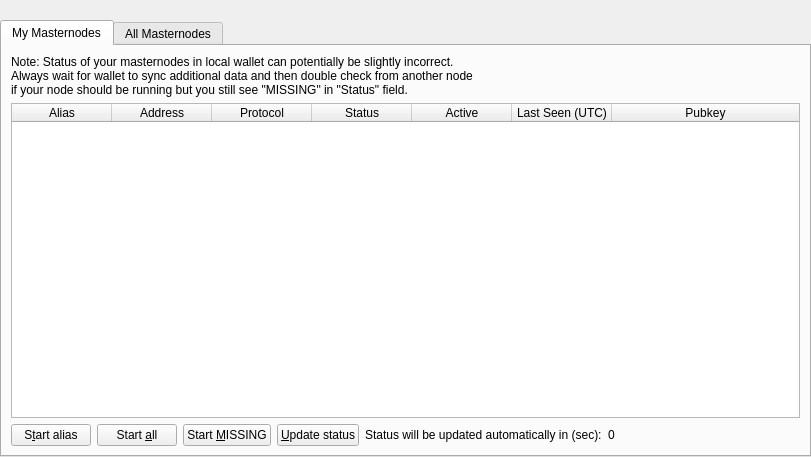
<?xml version="1.0" encoding="UTF-8"?>
<ui version="4.0">
 <class>MasternodeList</class>
 <widget class="QWidget" name="MasternodeList">
  <property name="geometry">
   <rect>
    <x>0</x>
    <y>0</y>
    <width>811</width>
    <height>457</height>
   </rect>
  </property>
  <property name="windowTitle">
   <string>Form</string>
  </property>
  <layout class="QVBoxLayout" name="topLayout">
   <property name="leftMargin">
    <number>0</number>
   </property>
   <property name="topMargin">
    <number>0</number>
   </property>
   <property name="rightMargin">
    <number>0</number>
   </property>
   <property name="bottomMargin">
    <number>0</number>
   </property>
   <item>
    <layout class="QVBoxLayout" name="verticalLayout">
     <property name="bottomMargin">
      <number>0</number>
     </property>
     <item>
      <spacer name="horizontalSpacer0">
       <property name="orientation">
        <enum>Qt::Horizontal</enum>
       </property>
       <property name="sizeHint" stdset="0">
        <size>
         <width>40</width>
         <height>20</height>
        </size>
       </property>
      </spacer>
     </item>
     <item>
      <widget class="QTabWidget" name="tabWidget">
       <property name="currentIndex">
        <number>0</number>
       </property>
       <widget class="QWidget" name="tabMyMasternodes">
        <attribute name="title">
         <string>My Masternodes</string>
        </attribute>
        <layout class="QGridLayout" name="gridLayout_2">
         <item row="0" column="0">
          <layout class="QVBoxLayout" name="verticalLayout_2">
           <property name="bottomMargin">
            <number>0</number>
           </property>
           <item>
            <layout class="QHBoxLayout" name="horizontalLayout_note">
             <property name="bottomMargin">
              <number>0</number>
             </property>
             <item>
              <widget class="QLabel" name="updateNote">
               <property name="text">
                <string>Note: Status of your masternodes in local wallet can potentially be slightly incorrect.&lt;br /&gt;Always wait for wallet to sync additional data and then double check from another node&lt;br /&gt;if your node should be running but you still see &quot;MISSING&quot; in &quot;Status&quot; field.</string>
               </property>
              </widget>
             </item>
            </layout>
           </item>
           <item>
            <widget class="QTableWidget" name="tableWidgetMyMasternodes">
             <property name="minimumSize">
              <size>
               <width>695</width>
               <height>0</height>
              </size>
             </property>
             <property name="palette">
              <palette>
               <active>
                <colorrole role="Text">
                 <brush brushstyle="SolidPattern">
                  <color alpha="255">
                   <red>51</red>
                   <green>51</green>
                   <blue>51</blue>
                  </color>
                 </brush>
                </colorrole>
               </active>
               <inactive>
                <colorrole role="Text">
                 <brush brushstyle="SolidPattern">
                  <color alpha="255">
                   <red>51</red>
                   <green>51</green>
                   <blue>51</blue>
                  </color>
                 </brush>
                </colorrole>
               </inactive>
               <disabled>
                <colorrole role="Text">
                 <brush brushstyle="SolidPattern">
                  <color alpha="255">
                   <red>85</red>
                   <green>85</green>
                   <blue>85</blue>
                  </color>
                 </brush>
                </colorrole>
               </disabled>
              </palette>
             </property>
             <property name="editTriggers">
              <set>QAbstractItemView::NoEditTriggers</set>
             </property>
             <property name="alternatingRowColors">
              <bool>true</bool>
             </property>
             <property name="selectionMode">
              <enum>QAbstractItemView::SingleSelection</enum>
             </property>
             <property name="selectionBehavior">
              <enum>QAbstractItemView::SelectRows</enum>
             </property>
             <property name="sortingEnabled">
              <bool>true</bool>
             </property>
             <attribute name="horizontalHeaderStretchLastSection">
              <bool>true</bool>
             </attribute>
             <column>
              <property name="text">
               <string>Alias</string>
              </property>
             </column>
             <column>
              <property name="text">
               <string>Address</string>
              </property>
             </column>
             <column>
              <property name="text">
               <string>Protocol</string>
              </property>
             </column>
             <column>
              <property name="text">
               <string>Status</string>
              </property>
             </column>
             <column>
              <property name="text">
               <string>Active</string>
              </property>
             </column>
             <column>
              <property name="text">
               <string>Last Seen (UTC)</string>
              </property>
             </column>
             <column>
              <property name="text">
               <string>Pubkey</string>
              </property>
             </column>
            </widget>
           </item>
           <item>
            <layout class="QHBoxLayout" name="horizontalLayout_5">
             <property name="bottomMargin">
              <number>0</number>
             </property>
             <item>
              <widget class="QPushButton" name="startButton">
               <property name="text">
                <string>S&amp;tart alias</string>
               </property>
              </widget>
             </item>
             <item>
              <widget class="QPushButton" name="startAllButton">
               <property name="text">
                <string>Start &amp;all</string>
               </property>
              </widget>
             </item>
             <item>
              <widget class="QPushButton" name="startMissingButton">
               <property name="text">
                <string>Start &amp;MISSING</string>
               </property>
              </widget>
             </item>
             <item>
              <widget class="QPushButton" name="UpdateButton">
               <property name="text">
                <string>&amp;Update status</string>
               </property>
              </widget>
             </item>
             <item>
              <widget class="QLabel" name="autoupdate_label">
               <property name="text">
                <string>Status will be updated automatically in (sec):</string>
               </property>
              </widget>
             </item>
             <item>
              <widget class="QLabel" name="secondsLabel">
               <property name="text">
                <string>0</string>
               </property>
              </widget>
             </item>
             <item>
              <spacer name="horizontalSpacer_5">
               <property name="orientation">
                <enum>Qt::Horizontal</enum>
               </property>
               <property name="sizeHint" stdset="0">
                <size>
                 <width>40</width>
                 <height>20</height>
                </size>
               </property>
              </spacer>
             </item>
            </layout>
           </item>
          </layout>
         </item>
        </layout>
       </widget>
       <widget class="QWidget" name="tabAllMasternodes">
        <attribute name="title">
         <string>All Masternodes</string>
        </attribute>
        <layout class="QGridLayout" name="gridLayout">
         <item row="1" column="0">
          <widget class="QTableWidget" name="tableWidgetMasternodes">
           <property name="palette">
            <palette>
             <active>
              <colorrole role="Text">
               <brush brushstyle="SolidPattern">
                <color alpha="255">
                 <red>51</red>
                 <green>51</green>
                 <blue>51</blue>
                </color>
               </brush>
              </colorrole>
             </active>
             <inactive>
              <colorrole role="Text">
               <brush brushstyle="SolidPattern">
                <color alpha="255">
                 <red>51</red>
                 <green>51</green>
                 <blue>51</blue>
                </color>
               </brush>
              </colorrole>
             </inactive>
             <disabled>
              <colorrole role="Text">
               <brush brushstyle="SolidPattern">
                <color alpha="255">
                 <red>85</red>
                 <green>85</green>
                 <blue>85</blue>
                </color>
               </brush>
              </colorrole>
             </disabled>
            </palette>
           </property>
           <property name="editTriggers">
            <set>QAbstractItemView::NoEditTriggers</set>
           </property>
           <property name="alternatingRowColors">
            <bool>true</bool>
           </property>
           <property name="selectionBehavior">
            <enum>QAbstractItemView::SelectRows</enum>
           </property>
           <property name="sortingEnabled">
            <bool>true</bool>
           </property>
           <attribute name="horizontalHeaderStretchLastSection">
            <bool>true</bool>
           </attribute>
           <column>
            <property name="text">
             <string>Address</string>
            </property>
           </column>
           <column>
            <property name="text">
             <string>Protocol</string>
            </property>
           </column>
           <column>
            <property name="text">
             <string>Status</string>
            </property>
           </column>
           <column>
            <property name="text">
             <string>Active</string>
            </property>
           </column>
           <column>
            <property name="text">
             <string>Last Seen (UTC)</string>
            </property>
           </column>
           <column>
            <property name="text">
             <string>Pubkey</string>
            </property>
           </column>
          </widget>
         </item>
         <item row="0" column="0">
          <layout class="QHBoxLayout" name="horizontalLayout_3">
           <property name="bottomMargin">
            <number>0</number>
           </property>
           <item>
            <widget class="QLabel" name="label_filter">
             <property name="text">
              <string>Filter List:</string>
             </property>
            </widget>
           </item>
           <item>
            <widget class="QLineEdit" name="filterLineEdit">
             <property name="toolTip">
              <string>Filter masternode list</string>
             </property>
            </widget>
           </item>
           <item>
            <spacer name="horizontalSpacer_3">
             <property name="orientation">
              <enum>Qt::Horizontal</enum>
             </property>
             <property name="sizeHint" stdset="0">
              <size>
               <width>10</width>
               <height>20</height>
              </size>
             </property>
            </spacer>
           </item>
           <item>
            <widget class="QLabel" name="label_count">
             <property name="text">
              <string>Node Count:</string>
             </property>
            </widget>
           </item>
           <item>
            <widget class="QLabel" name="countLabel">
             <property name="text">
              <string>0</string>
             </property>
            </widget>
           </item>
          </layout>
         </item>
        </layout>
       </widget>
      </widget>
     </item>
    </layout>
   </item>
  </layout>
 </widget>
 <resources/>
 <connections/>
</ui>
